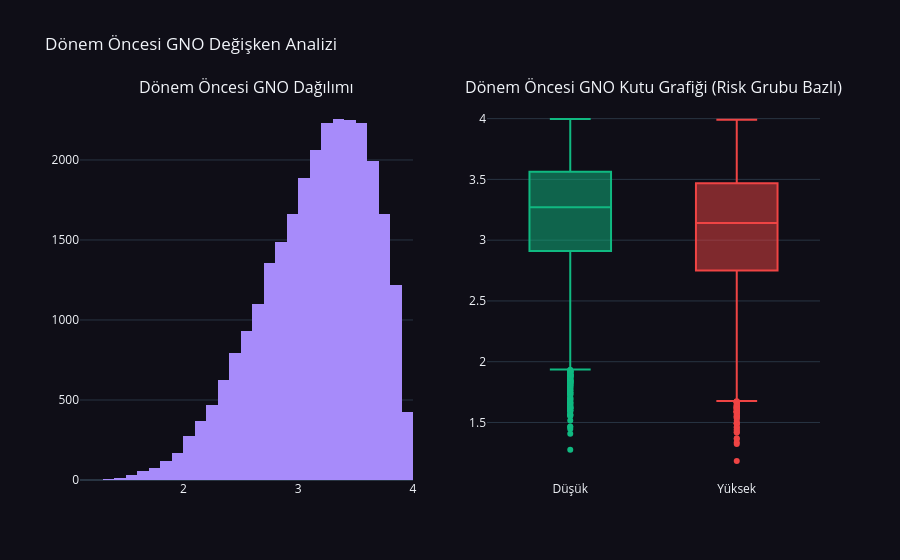
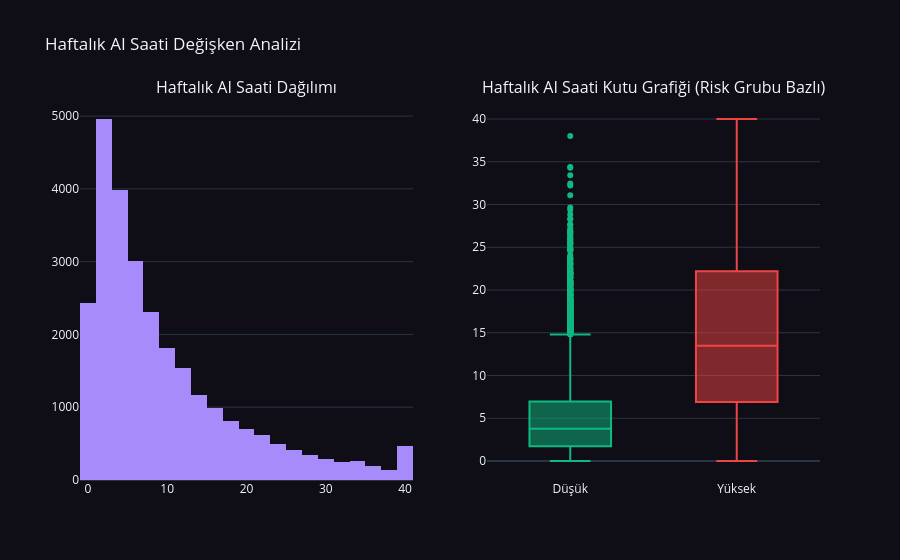
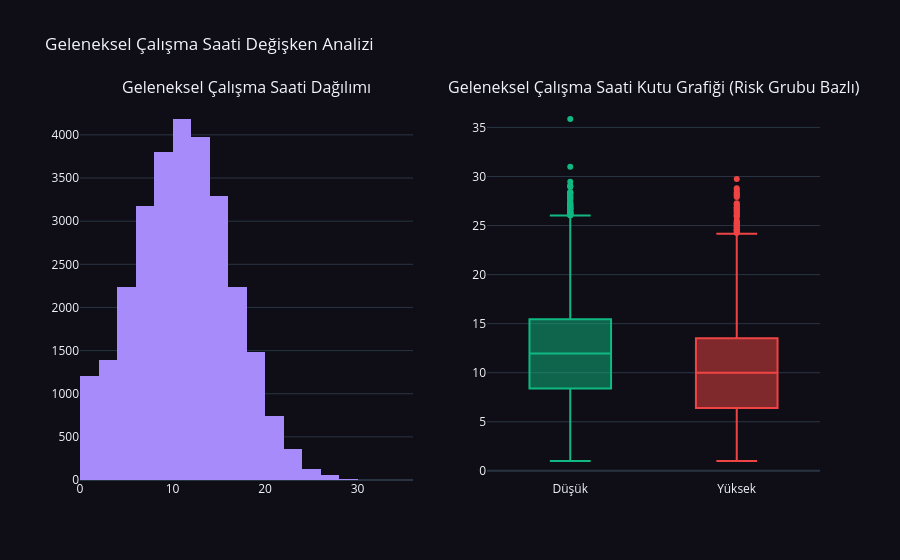
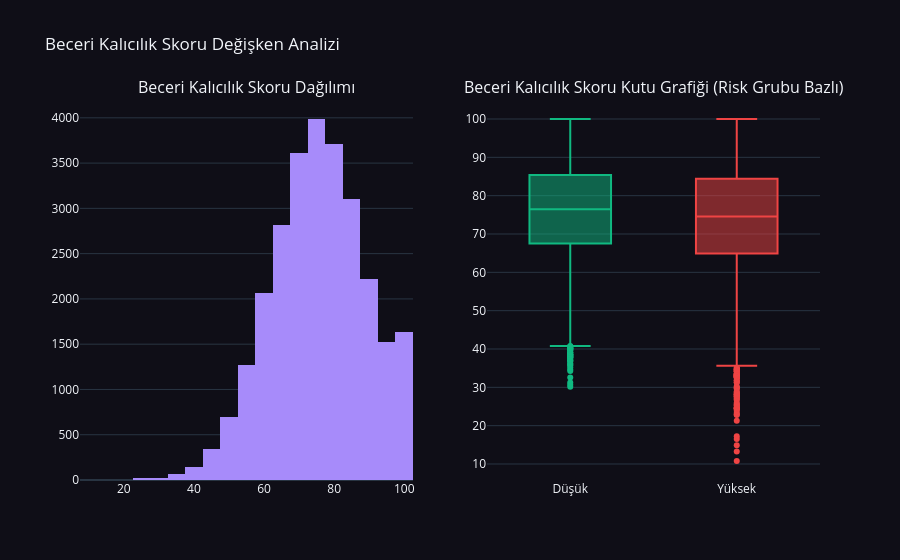

The cell these charts' notebook holds for them, in order:
### Markdown cell above
<div style="background:linear-gradient(135deg,#0d1117 0%,#161b22 100%);padding:20px 24px;border-radius:12px;border:1px solid rgba(167,139,250,0.15);margin-top:12px;box-shadow:0 4px 20px rgba(0,0,0,0.3);">
<div style="display:flex;align-items:center;gap:8px;margin-bottom:10px;">
<div style="width:3px;height:18px;background:linear-gradient(180deg,#a78bfa,#7c3aed);border-radius:1.5px;flex-shrink:0;"></div>
<h4 style="color:#c7d2fe;font-size:0.95em;font-weight:700;margin:0;">Veri Analisti Yorumu</h4>
</div>
<p style="color:#cbd5e1;font-size:0.83em;line-height:1.5;margin:0;">
Eksik değerlerin dağılım analizi, veri setindeki 9 değişkende (Dönem Öncesi GNO, Dönem Sonrası GNO, Haftalık AI Saati, Beceri Kalıcılık Skoru, Araç Çeşitliliği, Ücretli Abonelik, Geleneksel Çalışma Saati, Algılanan AI Bağımlılığı, Sınav Kaygı Düzeyi) %1 ile %6 arasında değişen hafif eksiklikler olduğunu göstermektedir. Bu dağınık ve düşük oranlı eksik değer yapısı, veri toplama sürecindeki sistemsel kayıt kesintileri veya anket doldurmama eğilimi gibi <strong>rastgele hatalara (MCAR - Missing Completely at Random)</strong> işaret etmektedir. Bu durum veri setimizin temsil gücünü olumsuz etkilemez. Modelleme öncesi veri kaybını önlemek için satır silme yerine, sayısal değişkenler için <strong>Median Imputer</strong>, kategorik değişkenler için ise <strong>Mode Imputer</strong> yöntemleri uygulanacaktır.
</p>
</div>

### Code cell
# 2.5 Sayısal ve Sayım Değişkenleri Dağılımları
TARGET = 'Tükenmişlik'
num_cols = [
    'Dönem Öncesi GNO', 'Haftalık AI Saati', 'Geleneksel Çalışma Saati',
    'Beceri Kalıcılık Skoru', 'Sınav Kaygı Düzeyi',
    'Algılanan AI Bağımlılığı', 'Dönem Sonrası GNO'
]
colors = {'Düşük': '#10b981', 'Yüksek': '#ef4444'}

# 1. Sürekli Sayısal Değişkenler (Histogram + Box-Plot)
for col in num_cols:
    fig = make_subplots(rows=1, cols=2, subplot_titles=(f'{col} Dağılımı', f'{col} Kutu Grafiği (Risk Grubu Bazlı)'))

    fig.add_trace(
        go.Histogram(x=df[col], marker_color='#a78bfa', name=col, nbinsx=30),
        row=1, col=1
    )

    for risk, color in colors.items():
        sub_df = df[df[TARGET] == risk]
        fig.add_trace(
            go.Box(y=sub_df[col], name=risk, marker_color=color, boxpoints='outliers'),
            row=1, col=2
        )

    fig.update_layout(
        title_text=f'{col} Değişken Analizi',
        template='plotly_dark',
        paper_bgcolor='#0a0e1a',
        plot_bgcolor='#0a0e1a',
        showlegend=False
    )
    fig.show()

    try:
        fig.write_image(f'{FIGURES_DIR}eda_numeric_{col}.png', scale=2)
    except Exception:
        pass

# 2. Sayım / Kesikli Değişken: Araç Çeşitliliği
col = 'Araç Çeşitliliği'
temp_df = df.groupby([col, TARGET], observed=True).size().reset_index(name='Öğrenci Sayısı')
fig = px.bar(
    temp_df,
    x=col,
    y='Öğrenci Sayısı',
    color=TARGET,
    color_discrete_map=colors,
    barmode='group',
    title=f'{col} Değişkeninin Tükenmişlik Riski Kırılımlı Dağılımı',
    labels={col: 'Kullanılan YZ Araç Sayısı', 'Öğrenci Sayısı': 'Öğrenci Sayısı', TARGET: 'Tükenmişlik Riski'}
)
fig.update_layout(
    template='plotly_dark',
    paper_bgcolor='#0a0e1a',
    plot_bgcolor='#0a0e1a'
)
fig.show()

try:
    fig.write_image(f'{FIGURES_DIR}eda_numeric_{col}.png', scale=2)
except Exception:
    pass

### Figure 1 — Plotly figure (JSON) as saved in the notebook; plotly's stock layout.template omitted (floating-point values rounded to 4 significant figures; data arrays with more than 128 entries replaced by an {"elided": "..."} marker saying what was removed)
{"data": [{"marker": {"color": "#a78bfa"}, "name": "Dönem Öncesi GNO", "nbinsx": 30, "type": "histogram", "x": {"elided": "28856 float values"}, "xaxis": "x", "yaxis": "y"}, {"boxpoints": "outliers", "marker": {"color": "#10b981"}, "name": "Düşük", "type": "box", "xaxis": "x2", "y": {"elided": "16369 float values"}, "yaxis": "y2"}, {"boxpoints": "outliers", "marker": {"color": "#f59e0b"}, "name": "Orta", "type": "box", "xaxis": "x2", "y": [], "yaxis": "y2"}, {"boxpoints": "outliers", "marker": {"color": "#ef4444"}, "name": "Yüksek", "type": "box", "xaxis": "x2", "y": {"elided": "12487 float values"}, "yaxis": "y2"}], "layout": {"annotations": [{"font": {"size": 16}, "showarrow": false, "text": "Dönem Öncesi GNO Dağılımı", "x": 0.225, "xanchor": "center", "xref": "paper", "y": 1, "yanchor": "bottom", "yref": "paper"}, {"font": {"size": 16}, "showarrow": false, "text": "Dönem Öncesi GNO Kutu Grafiği (Risk Grubu Bazlı)", "x": 0.775, "xanchor": "center", "xref": "paper", "y": 1, "yanchor": "bottom", "yref": "paper"}], "paper_bgcolor": "#0f0e17", "plot_bgcolor": "#0f0e17", "showlegend": false, "title": {"text": "Dönem Öncesi GNO Değişken Analizi"}, "xaxis": {"anchor": "y", "domain": [0, 0.45]}, "xaxis2": {"anchor": "y2", "domain": [0.55, 1]}, "yaxis": {"anchor": "x", "domain": [0, 1]}, "yaxis2": {"anchor": "x2", "domain": [0, 1]}}}

### Figure 2 — Plotly figure (JSON) as saved in the notebook; plotly's stock layout.template omitted (floating-point values rounded to 4 significant figures; data arrays with more than 128 entries replaced by an {"elided": "..."} marker saying what was removed)
{"data": [{"marker": {"color": "#a78bfa"}, "name": "Haftalık AI Saati", "nbinsx": 30, "type": "histogram", "x": {"elided": "28856 float values"}, "xaxis": "x", "yaxis": "y"}, {"boxpoints": "outliers", "marker": {"color": "#10b981"}, "name": "Düşük", "type": "box", "xaxis": "x2", "y": {"elided": "16369 float values"}, "yaxis": "y2"}, {"boxpoints": "outliers", "marker": {"color": "#f59e0b"}, "name": "Orta", "type": "box", "xaxis": "x2", "y": [], "yaxis": "y2"}, {"boxpoints": "outliers", "marker": {"color": "#ef4444"}, "name": "Yüksek", "type": "box", "xaxis": "x2", "y": {"elided": "12487 float values"}, "yaxis": "y2"}], "layout": {"annotations": [{"font": {"size": 16}, "showarrow": false, "text": "Haftalık AI Saati Dağılımı", "x": 0.225, "xanchor": "center", "xref": "paper", "y": 1, "yanchor": "bottom", "yref": "paper"}, {"font": {"size": 16}, "showarrow": false, "text": "Haftalık AI Saati Kutu Grafiği (Risk Grubu Bazlı)", "x": 0.775, "xanchor": "center", "xref": "paper", "y": 1, "yanchor": "bottom", "yref": "paper"}], "paper_bgcolor": "#0f0e17", "plot_bgcolor": "#0f0e17", "showlegend": false, "title": {"text": "Haftalık AI Saati Değişken Analizi"}, "xaxis": {"anchor": "y", "domain": [0, 0.45]}, "xaxis2": {"anchor": "y2", "domain": [0.55, 1]}, "yaxis": {"anchor": "x", "domain": [0, 1]}, "yaxis2": {"anchor": "x2", "domain": [0, 1]}}}

### Figure 3 — Plotly figure (JSON) as saved in the notebook; plotly's stock layout.template omitted (floating-point values rounded to 4 significant figures; data arrays with more than 128 entries replaced by an {"elided": "..."} marker saying what was removed)
{"data": [{"marker": {"color": "#a78bfa"}, "name": "Geleneksel Çalışma Saati", "nbinsx": 30, "type": "histogram", "x": {"elided": "28856 float values"}, "xaxis": "x", "yaxis": "y"}, {"boxpoints": "outliers", "marker": {"color": "#10b981"}, "name": "Düşük", "type": "box", "xaxis": "x2", "y": {"elided": "16369 float values"}, "yaxis": "y2"}, {"boxpoints": "outliers", "marker": {"color": "#f59e0b"}, "name": "Orta", "type": "box", "xaxis": "x2", "y": [], "yaxis": "y2"}, {"boxpoints": "outliers", "marker": {"color": "#ef4444"}, "name": "Yüksek", "type": "box", "xaxis": "x2", "y": {"elided": "12487 float values"}, "yaxis": "y2"}], "layout": {"annotations": [{"font": {"size": 16}, "showarrow": false, "text": "Geleneksel Çalışma Saati Dağılımı", "x": 0.225, "xanchor": "center", "xref": "paper", "y": 1, "yanchor": "bottom", "yref": "paper"}, {"font": {"size": 16}, "showarrow": false, "text": "Geleneksel Çalışma Saati Kutu Grafiği (Risk Grubu Bazlı)", "x": 0.775, "xanchor": "center", "xref": "paper", "y": 1, "yanchor": "bottom", "yref": "paper"}], "paper_bgcolor": "#0f0e17", "plot_bgcolor": "#0f0e17", "showlegend": false, "title": {"text": "Geleneksel Çalışma Saati Değişken Analizi"}, "xaxis": {"anchor": "y", "domain": [0, 0.45]}, "xaxis2": {"anchor": "y2", "domain": [0.55, 1]}, "yaxis": {"anchor": "x", "domain": [0, 1]}, "yaxis2": {"anchor": "x2", "domain": [0, 1]}}}

### Figure 4 — Plotly figure (JSON) as saved in the notebook; plotly's stock layout.template omitted (floating-point values rounded to 4 significant figures; data arrays with more than 128 entries replaced by an {"elided": "..."} marker saying what was removed)
{"data": [{"marker": {"color": "#a78bfa"}, "name": "Beceri Kalıcılık Skoru", "nbinsx": 30, "type": "histogram", "x": {"elided": "28856 float values"}, "xaxis": "x", "yaxis": "y"}, {"boxpoints": "outliers", "marker": {"color": "#10b981"}, "name": "Düşük", "type": "box", "xaxis": "x2", "y": {"elided": "16369 float values"}, "yaxis": "y2"}, {"boxpoints": "outliers", "marker": {"color": "#f59e0b"}, "name": "Orta", "type": "box", "xaxis": "x2", "y": [], "yaxis": "y2"}, {"boxpoints": "outliers", "marker": {"color": "#ef4444"}, "name": "Yüksek", "type": "box", "xaxis": "x2", "y": {"elided": "12487 float values"}, "yaxis": "y2"}], "layout": {"annotations": [{"font": {"size": 16}, "showarrow": false, "text": "Beceri Kalıcılık Skoru Dağılımı", "x": 0.225, "xanchor": "center", "xref": "paper", "y": 1, "yanchor": "bottom", "yref": "paper"}, {"font": {"size": 16}, "showarrow": false, "text": "Beceri Kalıcılık Skoru Kutu Grafiği (Risk Grubu Bazlı)", "x": 0.775, "xanchor": "center", "xref": "paper", "y": 1, "yanchor": "bottom", "yref": "paper"}], "paper_bgcolor": "#0f0e17", "plot_bgcolor": "#0f0e17", "showlegend": false, "title": {"text": "Beceri Kalıcılık Skoru Değişken Analizi"}, "xaxis": {"anchor": "y", "domain": [0, 0.45]}, "xaxis2": {"anchor": "y2", "domain": [0.55, 1]}, "yaxis": {"anchor": "x", "domain": [0, 1]}, "yaxis2": {"anchor": "x2", "domain": [0, 1]}}}
